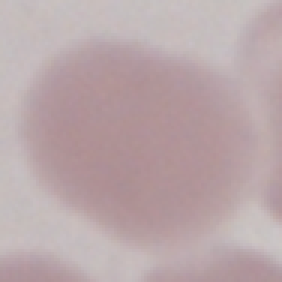
#> input picture data/20240511/20240511-pb-sc/pb-1/pb-1_0100.tif, 94 x 94 px (shown 3 times larger)
$ python -i adawatershed.py   (imports and definitions only)
#> lines starting #> are read from the running program, lines starting #| are printed output that depends on the picture; after the words box and inside, x2 and y2 are one past the last pixel; in counts of white or black regions, pixels touching at a corner belong together
# -*- coding: UTF-8 -*-

from __future__ import absolute_import

import cv2
import numpy as np
from ..utils import instance_filtering
from skimage.morphology import remove_small_objects


def bgr_to_gray(img):
    img = cv2.cvtColor(img, cv2.COLOR_RGB2GRAY)
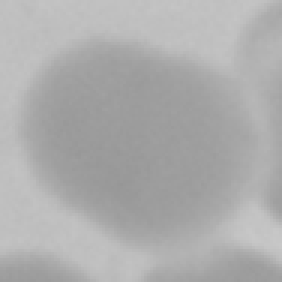
#> img: shape (94, 94) (shown 3 times larger); min 150, max 200, mean 173.2
    return img


class AdaWaterShed:
    def __init__(self, minimal_size=0, adaptive=True, blockSize=49, C=-10, threshold=170):
        self.adaptive = adaptive
        self.blockSize = blockSize
        self.C = C
        self.thresh = threshold
        self._minimal_size = minimal_size

    def __call__(self, img, makers=None):
        if len(img.shape) == 3:
            gray = bgr_to_gray(img)
        else:
            gray = img.copy()
        if makers is None:
            if self.adaptive is True:
                thresh_img = cv2.adaptiveThreshold(gray, maxValue=255, adaptiveMethod=cv2.ADAPTIVE_THRESH_GAUSSIAN_C,
                                                   thresholdType=cv2.THRESH_BINARY, blockSize=self.blockSize, C=self.C)
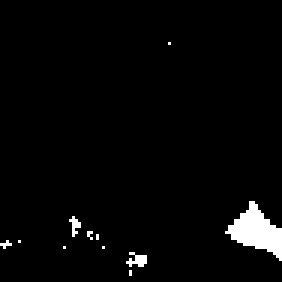
#> thresh_img: shape (94, 94) (shown 3 times larger); 2.7% white; 11 white regions (9 under 20 px), largest, box (x1, y1, x2, y2) and area: (75, 67, 94, 87) 188, (42, 84, 49, 89) 21
            else:
                _, thresh_img = cv2.threshold(gray, thresh=self.thresh, maxval=255, type=cv2.THRESH_BINARY)

            # noise removal
            kernel = np.ones((3, 3)).astype(np.uint8)
            binary = cv2.morphologyEx(thresh_img, op=cv2.MORPH_OPEN, kernel=kernel, iterations=1)
#> binary: shape (94, 94); 2.2% white; 2 white regions (1 under 20 px), largest, box (x1, y1, x2, y2) and area: (76, 68, 94, 86) 184
            binary = cv2.morphologyEx(binary, op=cv2.MORPH_CLOSE, kernel=kernel, iterations=1)
            kernel = np.ones((3, 3)).astype(np.uint8)

            # sure background area
            sure_bg = cv2.morphologyEx(binary, op=cv2.MORPH_DILATE, kernel=kernel, iterations=2)
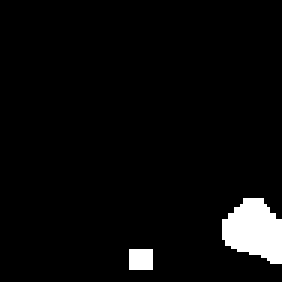
#> sure_bg: shape (94, 94) (shown 3 times larger); 4.2% white; 2 white regions, box (x1, y1, x2, y2) and area: (74, 66, 94, 88) 316, (43, 83, 51, 90) 56
            # sure foreground area
            sure_fg = cv2.morphologyEx(binary, op=cv2.MORPH_ERODE, kernel=kernel, iterations=4)
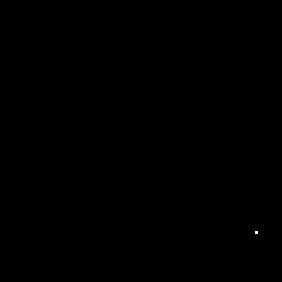
#> sure_fg: shape (94, 94) (shown 3 times larger); 0.01% white in thin lines or dots, all inside (x1, y1, x2, y2) = (85, 77, 86, 78)
            # unknown region
            border = cv2.subtract(sure_bg, sure_fg)
#> border: shape (94, 94); 4.2% white; 2 white regions, box (x1, y1, x2, y2) and area: (74, 66, 94, 88) 315, (43, 83, 51, 90) 56

            # marker labelling
            number, markers = cv2.connectedComponents(sure_fg)
#> number = 2
            markers = markers + 1
            # Now, mark the region of border with zero
            markers[border == 255] = 0
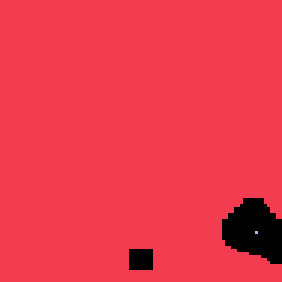
#> markers: shape (94, 94) int32 (shown 3 times larger); 3 distinct labels, from 0 to 2; one colour per label, 0 black
            label_img = cv2.watershed(cv2.cvtColor(gray, cv2.COLOR_GRAY2RGB), markers)
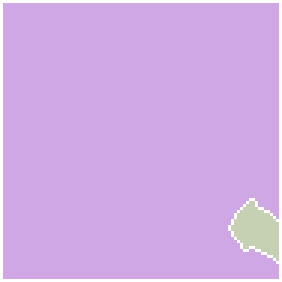
#> label_img: shape (94, 94) int32 (shown 3 times larger); 3 distinct labels, from -1 to 2; one colour per label, 0 black, -1 white
            label_img = np.maximum(label_img - 1, 0)
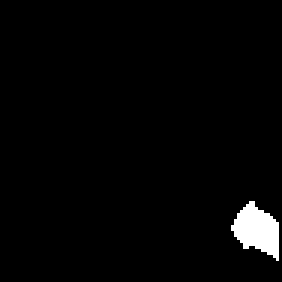
#> label_img: shape (94, 94) int32 (shown 3 times larger); values 0 (black) and 1 (white), 2.2% white; 1 white region, box (x1, y1, x2, y2) and area: (77, 67, 93, 87) 194

            label_img = np.expand_dims(label_img, axis=2)
            # label_img = instance_filtering(
            #     label_img, minimal_size=self._minimal_size)
            label_img = remove_small_objects(label_img, min_size=self._minimal_size)
            return label_img

>>> import cv2
>>> picture = cv2.cvtColor(cv2.imread('../../../data/20240511/20240511-pb-sc/pb-1/pb-1_0100.tif'), cv2.COLOR_BGR2RGB)
>>> result = AdaWaterShed()(picture)

$ run again, on data/20240511/20240511-pb-sc/pb-1/pb-1_0205.tif
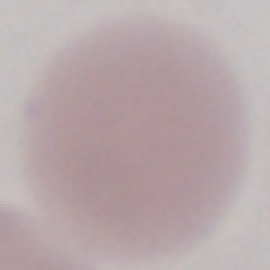
#> input picture data/20240511/20240511-pb-sc/pb-1/pb-1_0205.tif, 90 x 90 px (shown 3 times larger)
#> in __call__, `thresh_img = cv2.adaptiveThreshold(gray, maxValue=255, adaptiveMethod=..`:
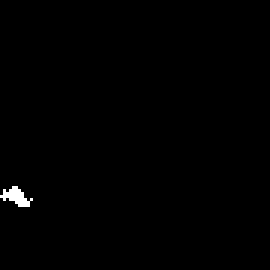
#> thresh_img: shape (90, 90) (shown 3 times larger); 0.48% white; 1 white region, box (x1, y1, x2, y2) and area: (0, 62, 11, 69) 39
#> binary: shape (90, 90); 0.33% white; 1 white region, box (x1, y1, x2, y2) and area: (3, 63, 9, 69) 27
#> sure_bg: shape (90, 90); 1.1% white; 1 white region, box (x1, y1, x2, y2) and area: (1, 61, 11, 71) 91
#> sure_fg: shape (90, 90); every value is 0
#> number = 1
#> in __call__, `label_img = cv2.watershed(cv2.cvtColor(gray, cv2.COLOR_GRAY2RGB), mark..`:
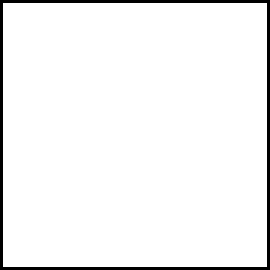
#> label_img: shape (90, 90) int32 (shown 3 times larger); values -1 (black) and 1 (white), 95.6% white; black in thin lines or dots

$ run again, on data/20240511/20240511-pb-sc/pb-1/pb-1_0405.tif
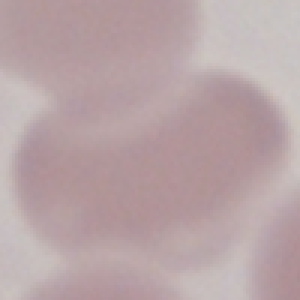
#> input picture data/20240511/20240511-pb-sc/pb-1/pb-1_0405.tif, 100 x 100 px (shown 3 times larger)
#> thresh_img: shape (100, 100); 3.2% white; 18 white regions (14 under 20 px), largest, box (x1, y1, x2, y2) and area: (64, 13, 100, 44) 139, (2, 28, 16, 39) 75, (12, 85, 20, 90) 31, (77, 81, 82, 91) 27
#> binary: shape (100, 100); 1.9% white; 6 white regions (3 under 20 px), largest, box (x1, y1, x2, y2) and area: (4, 28, 16, 38) 72, (65, 16, 74, 22) 46, (13, 85, 19, 90) 27
#> sure_bg: shape (100, 100); 5.8% white; 6 white regions, box (x1, y1, x2, y2) and area: (2, 26, 18, 40) 176, (63, 14, 76, 24) 122, (11, 83, 21, 92) 87, (89, 27, 99, 37) 82, (76, 83, 83, 92) 63, (95, 51, 100, 61) 48
#> sure_fg: shape (100, 100); every value is 0
#> number = 1
#> in __call__, `label_img = cv2.watershed(cv2.cvtColor(gray, cv2.COLOR_GRAY2RGB), mark..`:
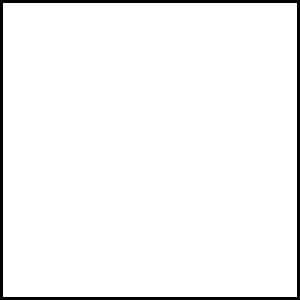
#> label_img: shape (100, 100) int32 (shown 3 times larger); values -1 (black) and 1 (white), 96% white; black in thin lines or dots
